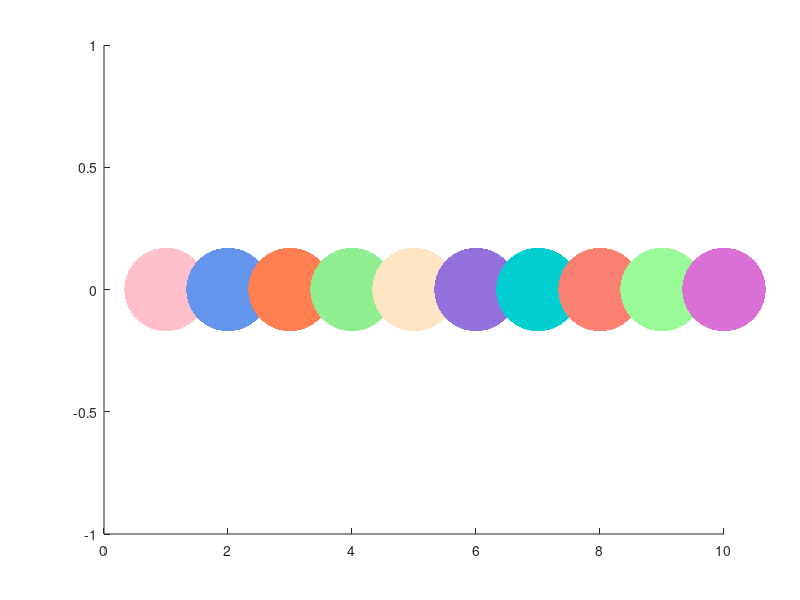
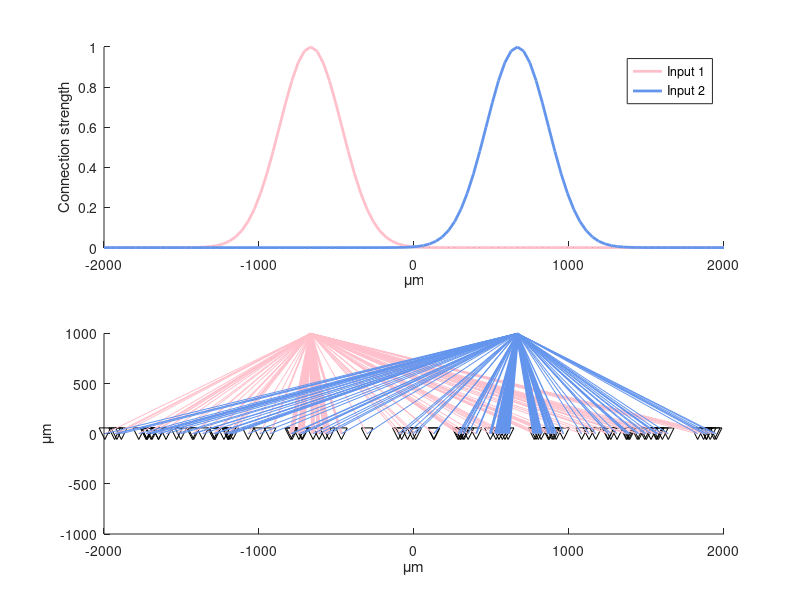

Write the MATLAB code that produced these figures, in order. (Note: this script raises an error after producing the figures.)
% Excitatory neurons, tuning to the inputs, binary as an example
%% setup
outdir = '/Users/bs3667/Library/CloudStorage/GoogleDrive-bs3667@nyu.edu/My Drive/LDDM/Froemke/DynamicVersionPP';
addpath('./utils/');
addpath('./functions/');
addpath('../utils/bluewhitered/');
pastelPalette = [ ...
    0.8941, 0.4471, 0.2471;  % Pastel Red
    0.3686, 0.6118, 0.8275;  % Pastel Blue
    0.4314, 0.8039, 0.6314;  % Pastel Green
    0.9569, 0.7608, 0.5176;  % Pastel Yellow
    0.8157, 0.5412, 0.7647;  % Pastel Purple
    1.0000, 0.6471, 0.5098;  % Pastel Orange
    ];
OKeeffe = [
    255, 192, 203;  % Pink (Pale Violet Red)
    100, 149, 237;  % Cornflower Blue
    255, 127, 80;   % Coral
    144, 238, 144;  % Light Green (Pale Green)
    255, 228, 196;  % Bisque
    147, 112, 219;  % Medium Purple
    0, 206, 209;    % Dark Turquoise
    250, 128, 114;  % Salmon
    152, 251, 152;  % Pale Green (Light Green)
    218, 112, 214;  % Orchid
    ]/255;
h = figure;
hold on;
for i = 1:size(OKeeffe,1)
    plot(i, 0, '.', 'Color', OKeeffe(i,:), 'MarkerSize',180);
end
%% The structure of the network
Ntwk.Scale = 4000; % scale of the micro structure to test, 2D square (length and width) in unit of um
Ntwk.Input.N = 2; % number of inputs 
Inputx = linspace(-.5, .5, Ntwk.Input.N+2);
Ntwk.Input.Location = Ntwk.Scale*[Inputx(2:end-1)', ones(Ntwk.Input.N, 1)*.25]; % the location of the input intervene
Ntwk.Input.Variance = 200; % the range of each input intervening
Ntwk.Exct.Location = []; % the physical location of excitatory cells
Ntwk.Exct.N = 100; % number of the excitarory cells
Ntwk.Exct.Properties.size = 25; % physical size of the soma, in um
Ntwk.Exct.Properties.FWHM = 1500; % the Full width at half maximum(FWHM) range of axons and dendrites connection
Ntwk.Inhbt.Location = [];
Ntwk.Inhbt.N = 50;
Ntwk.Inhbt.Properties.size = 12;
Ntwk.Inhbt.Properties.FWHM = 500;
Ntwk.Noise.tauN = .002; % time constant for the OU process of noise
Ntwk.Noise.sgm = 3; % amplitude of noise
Ntwk.tauR = .1853; % time constant for the three types of neurons
Ntwk.tauG = .2244;
Ntwk.tauD = .3231;
Ntwk.w = 1; % connection weight from R to G
% the time constant of synaptic plasticity for E and I neurons
% according to Feild,... Freomke, 2020, Neuron, Figure 4
% The time constants for homosynaptic plasticity are 1.0 min and 0.6 min for excitation and inhibition, respectively
% The time constants for heterosynaptic plasticity are 4.8 and 9.1 min for excitation and inhibition, respectively
Ntwk.tauhet_e = 4.8*60;
Ntwk.tauhom_e = 1*60; 
Ntwk.tauhet_i = 9.1*60;
Ntwk.tauhom_i = .6*60; 
Ntwk.gamma = .001; % the changing rate of potentiation
Ntwk.show = 1; % control for visualization
%% physical location of the cells, assuming located on the same layer, thus
% spreading on the 2D surface
rng(2023);
xE = -Ntwk.Scale/2 + rand(Ntwk.Exct.N,1)*Ntwk.Scale;
yE = zeros(Ntwk.Exct.N,1);
Ntwk.Exct.Location = [xE, yE];

% tuning curve of the excitatory cells to the inputs 1 and 2, with each
% Exct cell receiving random connections from each input based on the
% distance from the center of each input
Coupling = [];
for i = 1:Ntwk.Input.N
    Coupling(:,i) = normpdf(Ntwk.Exct.Location(:,1), Ntwk.Input.Location(i,1), Ntwk.Input.Variance); % connection strength
    % as the probability density in a Gaussian distribution with the mean as
    % the center of the input and variance
end
Ntwk.Exct.tuning = Coupling/max(Coupling(:));
show = 1;
if show
    h = figure;
    filename = 'ExctTuning';
    subplot(2,1,1); hold on;
    % connection strength distribution from each input
    pseudolocation = linspace(-Ntwk.Scale/2, Ntwk.Scale/2, 100);
    legendLabels = cell(1, Ntwk.Input.N);
    for i = 1:Ntwk.Input.N
        plot(pseudolocation, normpdf(pseudolocation, Ntwk.Input.Location(i,1), Ntwk.Input.Variance)/normpdf(Ntwk.Input.Location(i,1), Ntwk.Input.Location(i,1), Ntwk.Input.Variance), 'LineWidth', 2, 'Color', OKeeffe(i,:));
        legendLabels{i} = sprintf('Input %d', i);
    end
    legend(legendLabels, 'Location', 'best');
    xlabel('\mum');
    ylabel('Connection strength');
    subplot(2,1,2); hold on;
    plot(Ntwk.Exct.Location(:,1), Ntwk.Exct.Location(:,2), 'kv', 'MarkerSize', Ntwk.Exct.Properties.size/3);
    for i = 1:Ntwk.Input.N
        for j = 1:Ntwk.Exct.N
            plot([Ntwk.Input.Location(i,1), Ntwk.Exct.Location(j,1)], ...
                [Ntwk.Input.Location(i,2), Ntwk.Exct.Location(j,2)],...
                '-', 'Color', OKeeffe(i,:), 'LineWidth', Ntwk.Exct.tuning(j,i)/max(Ntwk.Exct.tuning(:))*3);
        end
    end
    xlabel('\mum');
    ylabel('\mum');
    xlim([-Ntwk.Scale/2, Ntwk.Scale/2]);
    ylim([-Ntwk.Scale/4, Ntwk.Scale/4]);
    mysavefig(h, filename, outdir, 14, [6, 6]);
end
  
%% locations of Inhibitory cells
rng(2023);
xI = -Ntwk.Scale/2 + rand(Ntwk.Inhbt.N,1)*Ntwk.Scale;
yI = -Ntwk.Scale/4 + rand(Ntwk.Inhbt.N,1)*Ntwk.Scale/2;
Ntwk.Inhbt.Location = [xI, yI];
h = figure;
filename = 'Network structure';
hold on;
plot(Ntwk.Exct.Location(:,1), Ntwk.Exct.Location(:,2), 'kv', 'MarkerSize', Ntwk.Exct.Properties.size/3, 'MarkerFaceColor','auto');
plot(Ntwk.Inhbt.Location(:,1), Ntwk.Inhbt.Location(:,2), '.', 'Color', [.5, .5, .5], 'MarkerSize', Ntwk.Inhbt.Properties.size);
xlabel('\mum');
ylabel('\mum');
xlim([-Ntwk.Scale/2, Ntwk.Scale/2]);
ylim([-Ntwk.Scale/4, Ntwk.Scale/4]);
% connection from E -> I and I -> E
[XE, XI] = meshgrid(Ntwk.Exct.Location(:,1), Ntwk.Inhbt.Location(:,1)); % rows represent Inhbt and columns represent Exct
[YE, YI] = meshgrid(Ntwk.Exct.Location(:,2), Ntwk.Inhbt.Location(:,2));
Dstc = sqrt((XE - XI).^2 + (YE - YI).^2); % Euclidean distance between each pair of Exct and Inhbt neurons
p_EI = exp(-Dstc/Ntwk.Exct.Properties.FWHM); % probability of connection from E to I based on distance
p_IE = exp(-Dstc/Ntwk.Inhbt.Properties.FWHM); % probability of connection from I to E based on distance
Cnnct_EI = p_EI >= rand(size(p_EI)); % connections from E to I, 0 or 1
Cnnct_IE = p_IE >= rand(size(p_IE)); % connections from I to E, 0 or 1
Ntwk.Cnnct_EI = Cnnct_EI;
Ntwk.Cnnct_IE = Cnnct_IE;
example = randi(Ntwk.Exct.N);
EIs = find(Cnnct_EI(:, example));
for i = EIs'
    lgd1 = plot([Ntwk.Exct.Location(example,1), Ntwk.Inhbt.Location(i,1)],...
        [Ntwk.Exct.Location(example,2), Ntwk.Inhbt.Location(i,2)],...
        '-', 'Color', OKeeffe(3,:), 'LineWidth',1.6);
end
plot(Ntwk.Inhbt.Location(EIs,1), Ntwk.Inhbt.Location(EIs,2), '.', 'Color', OKeeffe(8,:), 'MarkerSize', Ntwk.Inhbt.Properties.size);

IEs = find(Cnnct_IE(:, example));
for i = IEs'
    lgd2 = plot([Ntwk.Exct.Location(example,1), Ntwk.Inhbt.Location(i,1)],...
        [Ntwk.Exct.Location(example,2), Ntwk.Inhbt.Location(i,2)],...
        '-', 'Color', OKeeffe(4,:), 'LineWidth',1.6);
end
plot(Ntwk.Inhbt.Location(IEs,1), Ntwk.Inhbt.Location(IEs,2), '.', 'Color', OKeeffe(7,:), 'MarkerSize', Ntwk.Inhbt.Properties.size);
legend([lgd1, lgd2], {'E->I','I->E'});
mysavefig(h, filename, outdir, 14, [6, 3]);

%% Input values and excitatory activities with Background white noise (OU process) input to the excitatory cells
dt = .001; % time precision for simulation, in unit of second
Ntrial = 258;
rng(2023);
Seq = CreateEvents(Ntrial, dt);
% time = [0:(size(Seq, 1)-1)]*dt/60; % unit in Mins
time = [0:20000]*dt; % unit in Secs
value = [20, 20];
R = zeros(Ntwk.Exct.N,numel(time));
G = zeros(Ntwk.Inhbt.N,numel(time));
wIE = .02*randn(Ntwk.Exct.N, Ntwk.Inhbt.N).*Ntwk.Cnnct_IE'; % synaptic weight from I to E, weak initial connections from the nearby SST 
wIE(wIE<0) = 0;
wIE_initial = wIE;
%%
if Ntwk.show
    % synaptic connection weights
    h = figure;
    filename = sprintf('SynapticW_at_time%1.2fs', 0*dt);
    imagesc(wIE);
    caxis([-1, 1]);
    colormap(bluewhitered(256)), colorbar;
    xlabel('Exct channels');
    ylabel('Inhbt channels');
    mysavefig(h, filename, outdir, 14, [9, 6]);
end
noise = zeros(Ntwk.Exct.N, 1);
for ti = 1:(length(time)-1)
    if (mod(ti*dt, 1)==0)
        fprintf('%is.',ti*dt*1);
    end
    dR = (-R(:,ti) + Ntwk.Exct.tuning*(Seq(ti,:).*value)'./(1 + wIE*G(:,ti)))*dt/Ntwk.tauR;
    dG = (-G(:,ti) + Ntwk.w*Ntwk.Cnnct_EI*R(:,ti))*dt/Ntwk.tauG;
    preAP = G;
    postAP = R;
    threshR = 5;
    threshG = 50;
    tau_pos = .02; % 20 ms
    tau_neg = .02; % 20 ms
    % Calculate STDP kernel
    synapticIE_rollover = zeros([size(Cnnct_IE), ti]);
    for t = 1:ti % accumulation over time points
        % Potentiation effect
        prebinary = preAP(:,t) >= threshG;
        t_pos = t:min([t+3*tau_pos/dt,ti]);
        postbinary = (postAP(:,t_pos) > threshR)';
        synapticIE_rollover(:,:,t) = prebinary * (exp(-(t_pos - t)*dt / tau_pos) * postbinary);
        % Depression effect
        postbinary = (postAP(:,t) >= threshR)';
        t_neg = max([1, t-3*tau_neg/dt]):t;
        prebinary = (preAP(:,t_neg) > threshG);
        synapticIE_rollover(:,:, t) = synapticIE_rollover(:,:,t) + (prebinary * exp((t_neg - t)*dt / tau_neg)') * postbinary;
    end
    synapticIE_change = sum(synapticIE_rollover,3).*Ntwk.Cnnct_IE;
    dP = (-wIE/Ntwk.tauhet_i + Ntwk.gamma*(1-wIE).*synapticIE_change'/Ntwk.tauhom_i)*dt;
    wIE = wIE + dP;
    noise = noise + (-noise + randn(size(noise))*sqrt(dt)*Ntwk.Noise.sgm)*dt/Ntwk.Noise.tauN;
    R(:,ti+1) = R(:,ti) + dR + noise;
    G(:,ti+1) = G(:,ti) + dG;
    R(R(:, ti+1) < 0, ti+1) = 0;
    G(G(:, ti+1) < 0, ti+1) = 0;
    wIE(wIE<0) = 0;
end
save(fullfile(outdir, 'Simulation20s.mat'), 'Ntwk', 'R', 'G', 'wIE', 'wIE_initial', 'synapticIE_change', 'synapticIE_rollover', 'Seq');
%% visualization
if Ntwk.show
    % kernal
    h = figure; hold on;
    filename = 'Kernal';
    t_pos = -3*tau_pos/dt:0;
    y1 = exp(t_pos*dt / tau_pos);
    t_neg = 0:3*tau_neg/dt;
    y2 = exp(-t_neg*dt / tau_neg);
    plot([t_pos, t_neg], [y1, y2], '-', 'Color',OKeeffe(10,:), 'LineWidth',2);
    plot([0,0],[-1,1], 'k--');
    plot([-60,60],[0,0], 'k--');
    ylim([-1, 1]);
    ylabel('Connection change');
    xlabel('\Delta t_{pre} - t_{post}');
    text(-45,0.6,'Pre-Post');
    text(30,0.6,'Post-Pre');
    mysavefig(h, filename, outdir, 12, [5, 4]);
    % V
    h = figure;
    filename = 'InputDynamic';
    subplot(6,1,1);
    hold on;
    plot(time, Seq(1:numel(time),1)+1.5, '-', "Color", OKeeffe(1,:), 'LineWidth',2);
    plot(time, Seq(1:numel(time),2), '-', "Color", OKeeffe(2,:), 'LineWidth',2);
    ylim([-1, 3]);
    yticks([0,1.5]);
    yticklabels(num2str([1, 2]'));
    ylabel('Events');
    xlabel('Time (secs)');
    mysavefig(h, filename, outdir, 12, [5, 11]);
    % R
    h = figure;
    filename = 'R_Dynamic';
    hold on;
    Amp = max(R(:));
    for i = 1:Ntwk.Exct.N
        plot(time, R(i,:)+i*Amp, 'k-');
    end
    ylim([0, (i+1)*Amp]);
    yticks([1,round(Ntwk.Exct.N/5):round(Ntwk.Exct.N/5):Ntwk.Exct.N]*Amp);
    yticklabels(num2str([1,round(Ntwk.Exct.N/5):round(Ntwk.Exct.N/5):Ntwk.Exct.N]'));
    ylabel('Channels (Exct)');
    xlabel('Time (secs)');
    mysavefig(h, filename, outdir, 12, [5, 11]);
    % G
    h = figure;
    filename = 'G_Dynamic';
    hold on;
    Amp = max(G(:));
    for i = 1:Ntwk.Inhbt.N
        plot(time, G(i,:)+i*Amp, 'k-');
    end
    ylim([0, (i+1)*Amp]);
    yticks([1,round(Ntwk.Inhbt.N/5):round(Ntwk.Inhbt.N/5):Ntwk.Inhbt.N]*Amp);
    yticklabels(num2str([1,round(Ntwk.Inhbt.N/5):round(Ntwk.Inhbt.N/5):Ntwk.Inhbt.N]'));
    ylabel('Channels (Inhbt)');
    xlabel('Time (secs)');
    mysavefig(h, filename, outdir, 12, [5, 11]);
    % synapctic change
    h = figure;
    filename = sprintf('PairingSum_at_time%1.2fs', ti*dt);
    imagesc(synapticIE_change);
    colormap(bluewhitered(256)), colorbar;
    xlabel('Exct channels');
    ylabel('Inhbt channels');
    mysavefig(h, filename, outdir, 14, [9, 6]);
    % synaptic connection weights
    h = figure;
    filename = sprintf('SynapticW_at_time%1.2fs', ti*dt);
    imagesc(wIE);
    caxis([-1, 1]);
    colormap(bluewhitered(256)), colorbar;
    xlabel('Exct channels');
    ylabel('Inhbt channels');
    mysavefig(h, filename, outdir, 14, [9, 6]);
    % synaptic weight change
    h = figure;
    filename = sprintf('SynapticW_change');
    imagesc(wIE - wIE_initial);
    caxis([-1, 1]);
    colormap(bluewhitered(256)), colorbar;
    xlabel('Exct channels');
    ylabel('Inhbt channels');
    mysavefig(h, filename, outdir, 14, [9, 6]);
    % Example dynamics R and G
    h = figure;
    minValue = max(synapticIE_change(:));
    [IdxI, IdxE] = find(synapticIE_change == minValue);
    filename = sprintf('Exmplpair_at_E%iandI%i',IdxE(1), IdxI(1));
    hold on;
    plot(time, R(IdxE(1),:)/max(R(IdxE(1),:)), '-', "Color", OKeeffe(3,:), 'LineWidth',1);
    plot(time, G(IdxI(1),:)/max(G(IdxI(1),:)), '-', "Color", OKeeffe(4,:), 'LineWidth',1);
    xlabel('Time (secs)');
    ylabel('Normalized activity');
    legend({"PYR", "SST"}, 'Location', "best");
    mysavefig(h, filename, outdir, 12, [5, 3]);
    %%
    rng(2023);
    h = figure;
    filename = 'Network structure';
    hold on;
    plot(Ntwk.Exct.Location(:,1), Ntwk.Exct.Location(:,2), 'kv', 'MarkerSize', Ntwk.Exct.Properties.size/3, 'MarkerFaceColor','auto');
    plot(Ntwk.Inhbt.Location(:,1), Ntwk.Inhbt.Location(:,2), '.', 'Color', [.5, .5, .5], 'MarkerSize', Ntwk.Inhbt.Properties.size);
    xlabel('\mum');
    ylabel('\mum');
    xlim([-Ntwk.Scale/2, Ntwk.Scale/2]);
    ylim([-Ntwk.Scale/4, Ntwk.Scale/4]);
    % trained connection from E -> I and I -> E
    EIs = find(Cnnct_EI(:, example));
    for i = EIs'
        lgd1 = plot([Ntwk.Exct.Location(example,1), Ntwk.Inhbt.Location(i,1)],...
            [Ntwk.Exct.Location(example,2), Ntwk.Inhbt.Location(i,2)],...
            '-', 'Color', OKeeffe(3,:), 'LineWidth',1.6);
    end
    plot(Ntwk.Inhbt.Location(EIs,1), Ntwk.Inhbt.Location(EIs,2), '.', 'Color', OKeeffe(8,:), 'MarkerSize', Ntwk.Inhbt.Properties.size);

    IEs = find(Cnnct_IE(:, example));
    for i = IEs'
        lgd2 = plot([Ntwk.Exct.Location(example,1), Ntwk.Inhbt.Location(i,1)],...
            [Ntwk.Exct.Location(example,2), Ntwk.Inhbt.Location(i,2)],...
            '-', 'Color', OKeeffe(4,:), 'LineWidth',1.6);
    end
    plot(Ntwk.Inhbt.Location(IEs,1), Ntwk.Inhbt.Location(IEs,2), '.', 'Color', OKeeffe(7,:), 'MarkerSize', Ntwk.Inhbt.Properties.size);
    legend([lgd1, lgd2], {'E->I','I->E'});
    mysavefig(h, filename, outdir, 14, [6, 3]);
end